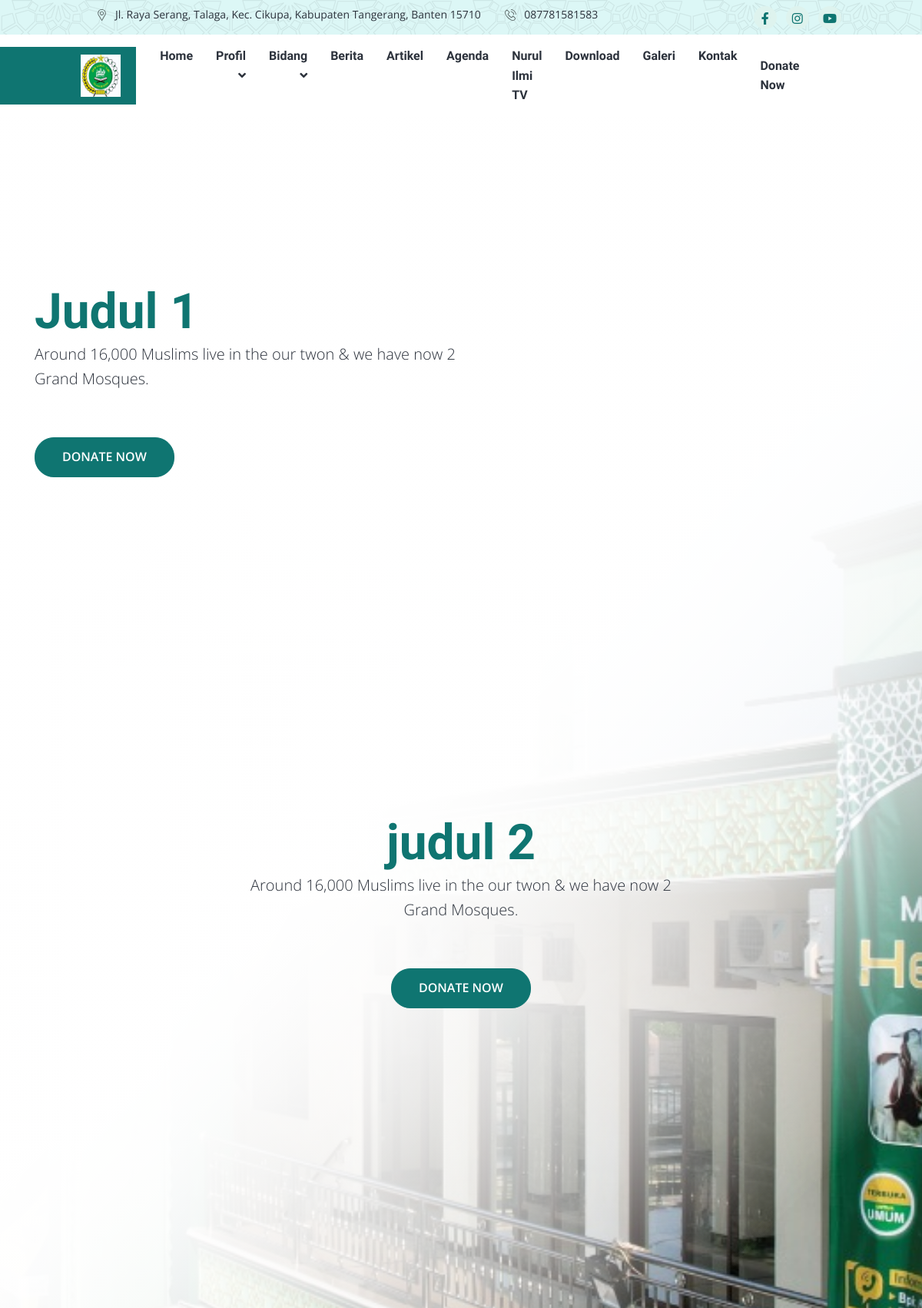
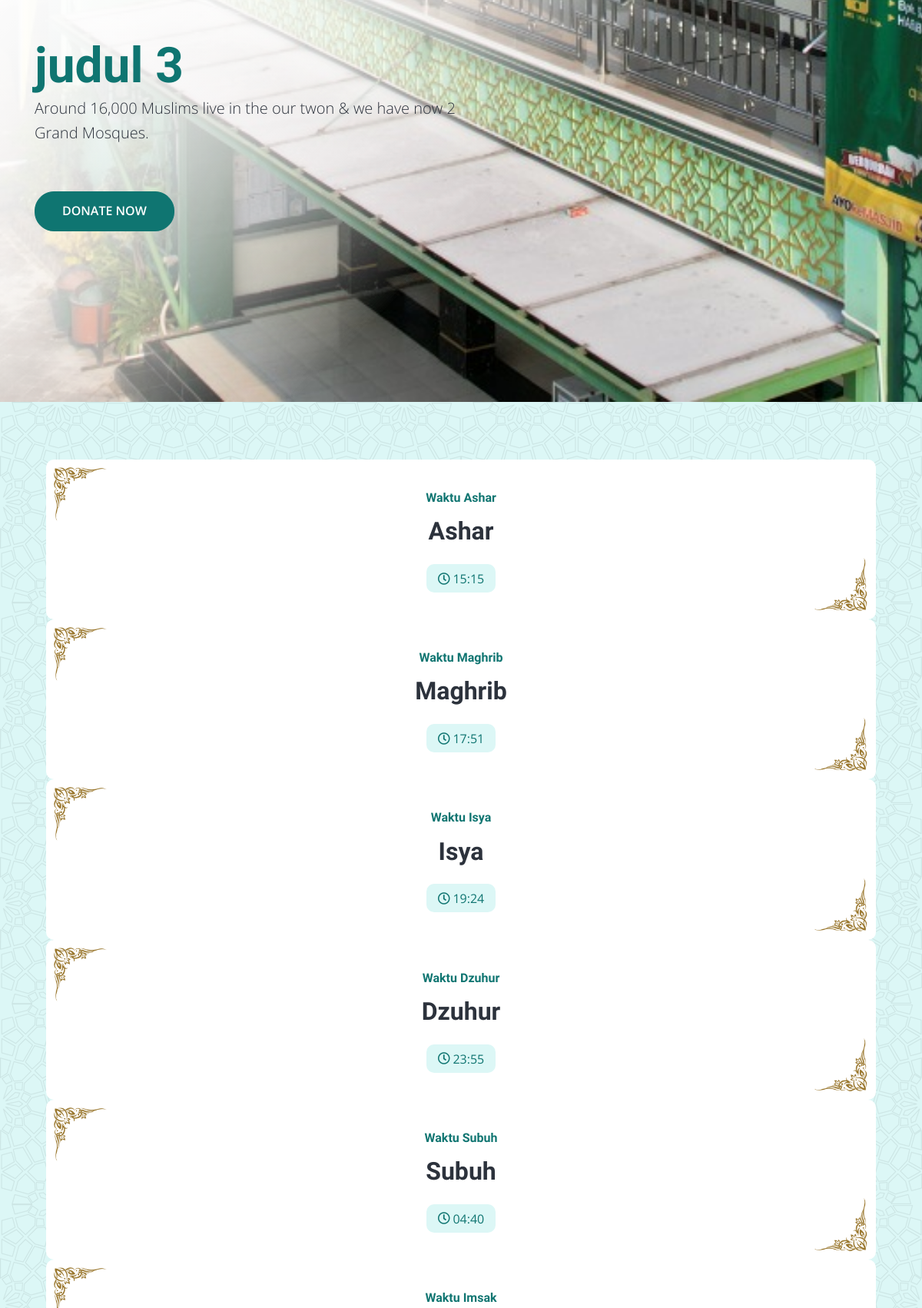
The page / (upper part) on the database its author committed (2 pictures, top to bottom).
### tables this page shows
CREATE TABLE `tbl_setting` (
  `id_setting` int(11) NOT NULL,
  `id_jadwal` int(11) NOT NULL,
  `nama_masjid` varchar(100) NOT NULL,
  `alamat` text NOT NULL,
  `no_hp` varchar(14) NOT NULL,
  `link_alamat` text NOT NULL,
  `email` text NOT NULL,
  `logo` text NOT NULL,
  `banner1` text NOT NULL,
  `banner2` text NOT NULL,
  `banner3` text NOT NULL,
  `judul1` varchar(100) NOT NULL,
  `judul2` varchar(100) NOT NULL,
  `judul3` varchar(100) NOT NULL,
  `sosmed1` text NOT NULL,
  `sosmed2` text NOT NULL,
  `sosmed3` text NOT NULL,
  `ayat_quran` varchar(100) NOT NULL,
  `artinya` text NOT NULL,
  `surah` varchar(100) NOT NULL
);

CREATE TABLE `tbl_jadwal` (
  `id_jadwal` int(11) NOT NULL,
  `waktu_shalat` varchar(100) NOT NULL,
  `jam` time NOT NULL,
  `status` int(11) NOT NULL
);

### application/controllers/Home.php (called while the page is built, shortened)
<?php
class Home extends CI_Controller {
    public function __construct(){
        $this->load->model('Jadwal_model', 'jadwal');
        $this->load->model('Setting_model', 'setting');
        $this->load->model('Artikel_model', 'artikel');
        $this->load->model('Agenda_model', 'agenda');
        $this->load->model('Sejarah_model', 'sejarah');
        $this->load->model('Pimpinan_model', 'pimpinan');
        $this->load->model('Video_model', 'video');
        $this->load->model('Imam_model', 'imam');
    }
	public function index()
	{
        $data = [
            'judul' => 'Home',
            'title' => 'Home - Masjid Nurul Ilmi',
            'menu'  => 'home',
            'artikel' => $this->artikel->getArtikel(),
            'agenda'  => $this->agenda->getAgenda(),
            'data_jadwal' => $this->jadwal->getDataJadwalDetail(),
            'jumlah_agenda' => $this->agenda->count_agenda(),
            'jumlah_pengurus' => $this->pimpinan->count_pengurus(),
            'jumlah_video' => $this->video->count_video(),
            'data_sejarah' => $this->sejarah->getDataSejarah(),
            'data_imam'    => $this->imam->get_data_imam(),
            'data_setting' => $this->setting->getDataSetting()
        ];
		$this->load->view('webpage/v_home', $data);
	}
}

### index.php (called while the page is built, shortened)
<?php
require_once BASEPATH.'core/CodeIgniter.php';

### application/models/Artikel_model.php (called while the page is built, shortened)
<?php
class Artikel_model extends CI_Model {
    public function getArtikel()
    {
        $this->db->select('a.*, b.*');
        $this->db->from('tbl_artikel a');
        $this->db->join('tbl_kategori_artikel b', 'b.id_kategori = a.id_kategori', 'left');
        $this->db->limit(3);
        $this->db->where('a.status', '1');
        $this->db->order_by('a.judul', 'DESC');
        return $this->db->get()->result();
    }
}

### application/models/Agenda_model.php (called while the page is built, shortened)
<?php
class Agenda_model extends CI_Model {
	var $table = 'tbl_agenda';
    public function getAgenda()
    {
        $this->db->select('*');
        $this->db->from($this->table);
        $this->db->limit(3);
        $this->db->where('status', '1');
        $this->db->order_by('judul', 'DESC');
        return $this->db->get()->result();
    }
    public function count_agenda() {
        return $this->db->count_all('tbl_agenda');
    }
}

### application/models/Jadwal_model.php (called while the page is built, shortened)
<?php
class Jadwal_model extends CI_Model {
	var $table = 'tbl_jadwal';
    public function getDataJadwalDetail()
    {
        $this->db->select('*');
        $this->db->from($this->table);
        $this->db->where('status', '1');
        return $this->db->get()->result();
    }
}

### application/models/Pimpinan_model.php (called while the page is built, shortened)
<?php
class Pimpinan_model extends CI_Model {
	var $table = 'tbl_pimpinan';
    public function count_pengurus() {
        return $this->db->count_all($this->table);
    }
}

### application/models/Video_model.php (called while the page is built, shortened)
<?php
class Video_model extends CI_Model {
	var $table = 'tbl_video';
    public function count_video() {
        return $this->db->count_all($this->table);
    }
}

### application/models/Sejarah_model.php (called while the page is built, shortened)
<?php
class Sejarah_model extends CI_Model {
	var $table = 'tbl_sejarah';
    public function getDataSejarah()
	{
        return $this->db->get($this->table)->result();
	}
}

### application/models/Imam_model.php (called while the page is built, shortened)
<?php
class Imam_model extends CI_Model {
    public function get_data_imam()
    {
        $this->db->select('*');
        $this->db->from('tbl_imam');
        $this->db->limit(3);
        $query = $this->db->get()->result();
        return $query;
    }
}

### application/models/Setting_model.php (called while the page is built, shortened)
<?php
class Setting_model extends CI_Model {
    public function getDataSetting()
	{
        $this->db->select('a.*, b.*');
        $this->db->from('tbl_setting a');
        $this->db->join('tbl_jadwal b', 'b.id_jadwal = a.id_jadwal', 'left');
		return $this->db->get()->result();
	}
}

### application/views/webpage/v_home.php (the view, shortened to what this page needs)
<!DOCTYPE html>
<html lang="en">
<head>
    <link rel="stylesheet" href="https://cdnjs.cloudflare.com/ajax/libs/font-awesome/6.5.1/css/all.min.css"
 />
    <link rel="stylesheet" href="<?= base_url('frontend/') ?>assets/css/app.min.css">
</head>
<body>
    <header class="header-area">
        <?php $this->load->view('layout/header.php') ?>
    </header>
    <div class="banner-area position-relative overflow-hidden">
        <div class="banner-slider">
        <?php foreach($data_setting as $row) : ?>
            <div class="banner-item">
                <div class="banner-bg-image"><img src="<?= base_url('upload/setting/'.$row->banner1) ?>"
                        alt="image"></div>
                <div class="container">
                    <div class="banner-wrapper">
                        <div class="banner-content ms-0">
                            <h1 class="display-3 text-primary" data-animation="fadeInDown" data-delay="0.7s"><?= $row->judul1 ?>
                            </h1>
                            <p class="lead mb-6 text-secondary" data-animation="fadeInDown" data-delay="0.7s">Around
                                16,000 Muslims live in the our twon & we have now 2 Grand Mosques.</p>
                            <a class='btn btn-primary border-radius-25 theme-btn-1 text-white'
                                data-animation='fadeInDown' data-delay='0.7s' href="#">
                                DONATE NOW</a>
                        </div>
                    </div>
                </div>
            </div>
            <div class="banner-item">
                <div class="banner-bg-image"><img src="<?= base_url('upload/setting/'. $row->banner2) ?>"
                        alt="image"></div>
                <div class="container">
                    <div class="banner-wrapper">
                        <div class="banner-content text-center">
                            <h1 class="display-3 text-primary" data-animation="fadeInDown" data-delay="0.7s">
                                <?= $row->judul2 ?>
                            </h1>
                            <p class="lead mb-6 text-secondary" data-animation="fadeInDown" data-delay="0.7s">Around
                                16,000 Muslims live in the our twon & we have now 2 Grand Mosques.</p>
                            <a class='btn btn-primary border-radius-25 theme-btn-1 text-white'
                                data-animation='fadeInDown' data-delay='0.7s' href="#">
                                DONATE NOW</a>
                        </div>
                    </div>
                </div>
            </div>
            <div class="banner-item">
                <div class="banner-bg-image"><img src="<?= base_url('upload/setting/'. $row->banner3) ?>"
                        alt="image"></div>
                <div class="container">
                    <div class="banner-wrapper">
                        <div class="banner-content ms-0">
                            <h1 class="display-3 text-primary" data-animation="fadeInDown" data-delay="0.7s"><?= $row->judul3 ?>
                            </h1>
                            <p class="lead mb-6 text-secondary" data-animation="fadeInDown" data-delay="0.7s">Around
                                16,000 Muslims live in the our twon & we have now 2 Grand Mosques.</p>
                            <a class='btn btn-primary border-radius-25 theme-btn-1 text-white'
                                data-animation='fadeInDown' data-delay='0.7s' href="#">
                                DONATE NOW</a>
                        </div>
                    </div>
                </div>
            </div>
            <?php endforeach; ?>
        </div>
    </div>
    <div class="prayer-time-area bg-light bg-image-pattern py-lg-7 py-5">
        <div class="container">
            <div class="prayer-timeline-container">
                <div class="prayer-slider">
                    <?php foreach($data_jadwal as $jadwal) : ?>
                    <div class="item">
                        <div class="prayer-timeline">
                            <div class="prayer-wrapper">
                                <h6 class="text-primary mb-3">Waktu <?= $jadwal->waktu_shalat ?></h6>
                                <h2 class="mb-4"><?= $jadwal->waktu_shalat ?></h2>
                                <span data-aos="fade-up" class="p-2 px-3 text-primary rounded bg-light"><span
                                        class="me-1"><i
                                            class="far fa-clock"></i></span><?= date('H:i', strtotime($jadwal->jam)) ?>
                                </span>
                            </div>
                        </div>
                    </div>
                    <?php endforeach; ?>
                </div>
            </div>
        </div>
    </div>
</body>
</html>

### application/views/layout/header.php (shortened to what this page needs)
<div class="header-top bg-light bg-image-pattern px-xl-8 py-2">
    <div class="container">
        <div class="header-top-wrapper">
            <?php foreach($data_setting as $setting) : ?>
            <ul class="navbar-address list-inline m-0">
                <li class="list-inline-item"><span class="icon"><img
                            src="<?= base_url('frontend/') ?>assets/images/location-icon.svg"
                            alt="title"></span><?= strip_tags(character_limiter($setting->alamat, 70)); ?></li>
                <li class="list-inline-item"><span class="icon"><img
                            src="<?= base_url('frontend/') ?>assets/images/phone-icon.svg"
                            alt="title"></span><?= $setting->no_hp ?>
                </li>
            </ul>
            <ul class="navbar-social list-inline m-0">
                <li class="list-inline-item"><a href="<?= $setting->sosmed1 ?>"><i class="fab fa-facebook-f"></i></a>
                </li>
                <li class="list-inline-item"><a href="<?= $setting->sosmed2 ?>"><i class="fab fa-instagram"></i></a>
                </li>
                <li class="list-inline-item"><a href="<?= $setting->sosmed3 ?>"><i class="fab fa-youtube"></i></a>
                </li>
            </ul>
            <?php endforeach; ?>
        </div>
    </div>
</div>
<div class="header-bottom bg-white px-xl-8">
    <nav class="container">
        <div class="header-navbar navbar navbar-expand-lg">
            <?php foreach($data_setting as $setting) : ?>
            <a class='navbar-brand' target="_blank" href="<?= base_url('upload/setting/'.$setting->logo) ?>"><img
                    src="<?= base_url('upload/setting/'.$setting->logo) ?>" alt="images"></a>
            <?php endforeach; ?>
            <div class="collapse navbar-collapse" id="navbar-menu">
                <nav class="navbar-meanmenu">
                    <ul class="navbar-nav ms-auto">
                        <li class="nav-item"> <a class='nav-link' href="<?= base_url('home') ?>">Home</a></li>
                        <li class="nav-item">
                            <a class='nav-link toogler' href='#'> Profil </a>
                        </li>
                        <li class="nav-item">
                            <a class='nav-link toogler' href="#" id="bidang"> Bidang </a>
                        </li>
                        <li class="nav-item"> <a class='nav-link'
                                href='<?= base_url('blog/kategori/berita') ?>'>Berita</a></li>
                        <li class="nav-item"> <a class='nav-link' href="<?= base_url('blog') ?>">Artikel</a>
                        </li>
                        <li class="nav-item"> <a class='nav-link' href="<?= base_url('agenda') ?>">Agenda</a>
                        </li>
                        <li class="nav-item"> <a class='nav-link' href="<?= base_url('video') ?>">Nurul Ilmi
                                TV</a></li>
                        <li class="nav-item"> <a class='nav-link' href="<?= base_url('download') ?>">Download</a></li>
                        <li class="nav-item"> <a class='nav-link' href="<?= base_url('galeri') ?>">Galeri</a></li>
                        <li class="nav-item"> <a class='nav-link' href="<?= base_url('kontak') ?>">Kontak</a>
                        </li>
                    </ul>
                </nav>
                <ul class="navbar-nav align-items-center ms-auto">
                    <li class="nav-item">
                        <a class='nav-link me-4' href="#" id="donate">Donate Now</a>
                    </li>
                </ul>
            </div>
        </div>
    </nav>
</div>

### rows shown on the page
tbl_setting: alamat "Jl. Raya Serang, Talaga, Kec. Cikupa, Kabupaten Tangerang, Banten 15710", no_hp "087781581583", logo (picture), banner1 (picture), judul1 "Judul 1", banner2 (picture), judul2 "judul 2", banner3 (picture), judul3 "judul 3"
tbl_jadwal: waktu_shalat "Ashar", jam "15:15"
tbl_jadwal: waktu_shalat "Maghrib", jam "17:51"
tbl_jadwal: waktu_shalat "Isya", jam "19:24"
tbl_jadwal: waktu_shalat "Dzuhur", jam "23:55"
tbl_jadwal: waktu_shalat "Subuh", jam "04:40"
tbl_jadwal: waktu_shalat "Imsak"
